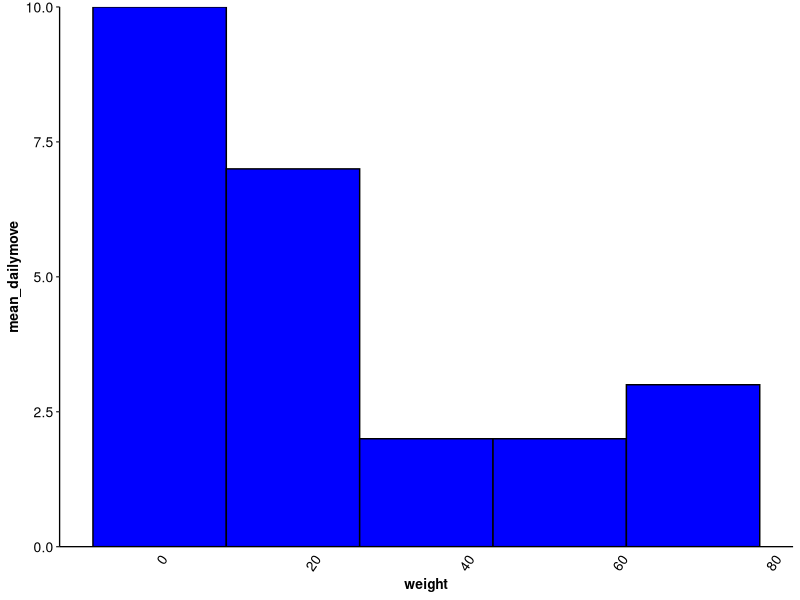
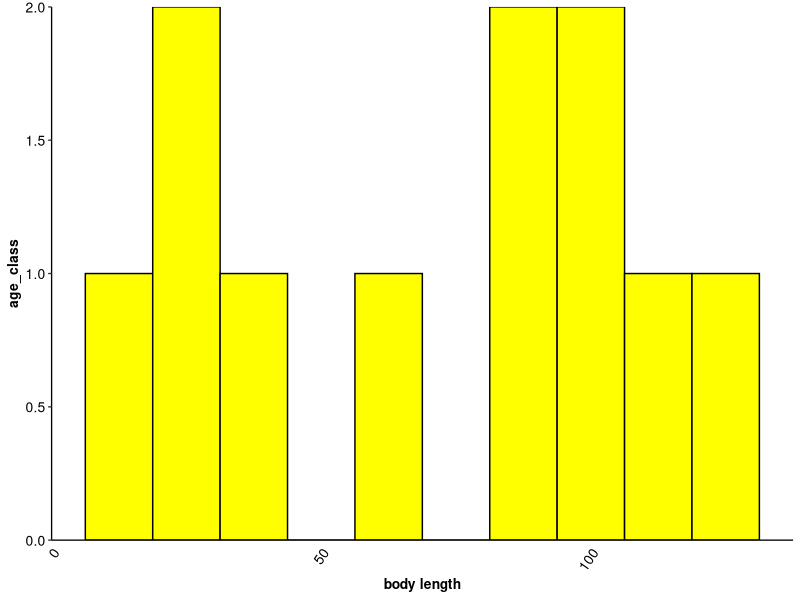
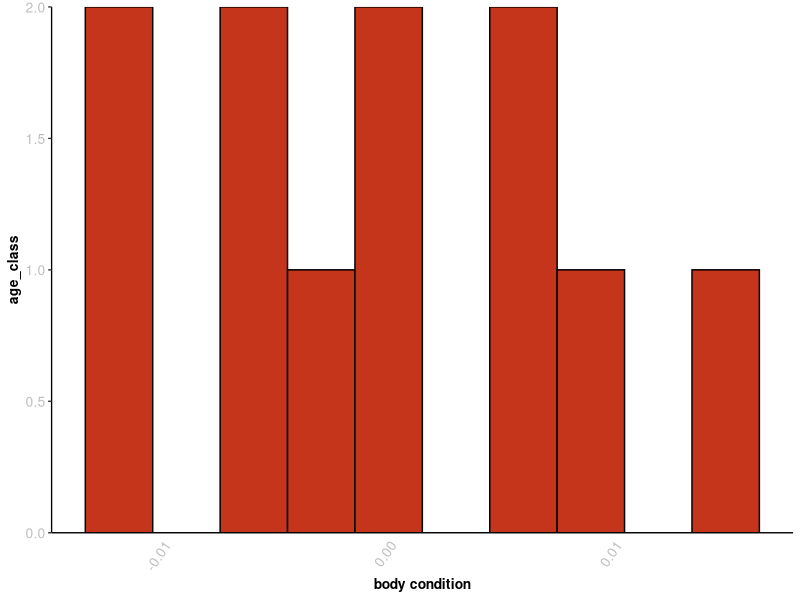
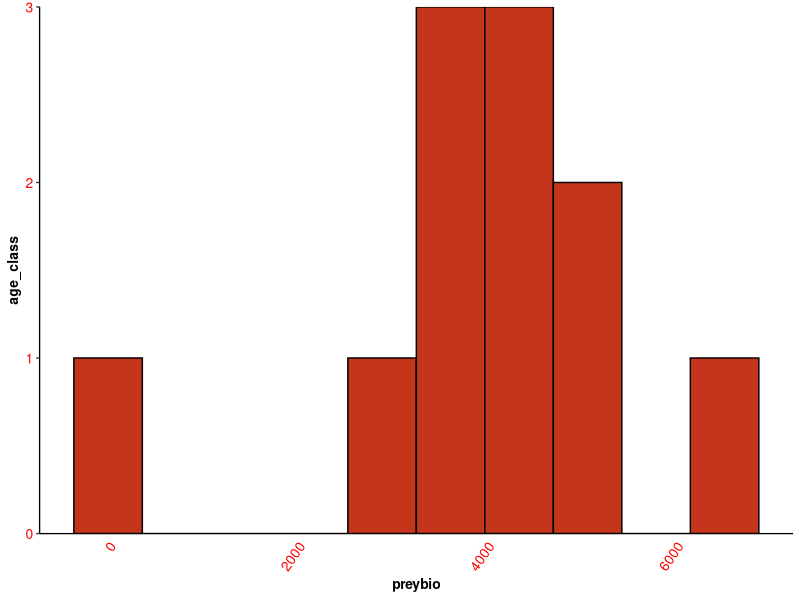
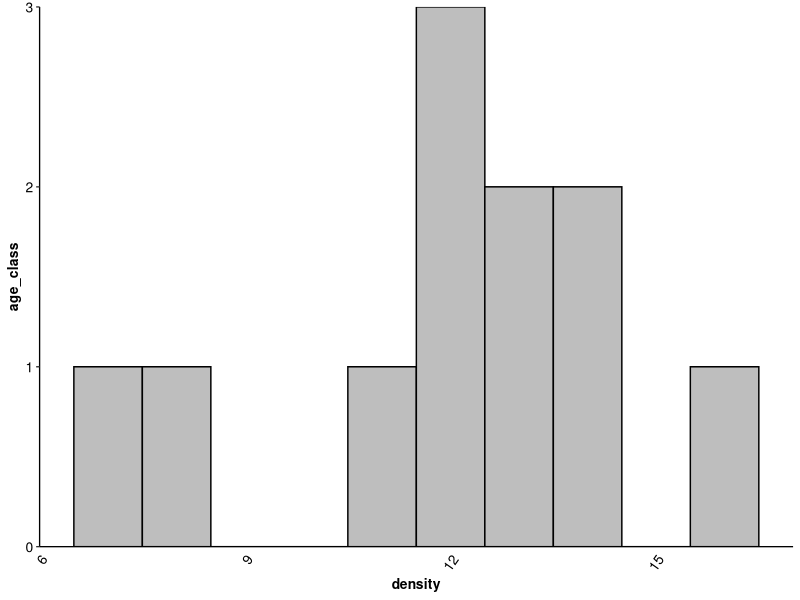
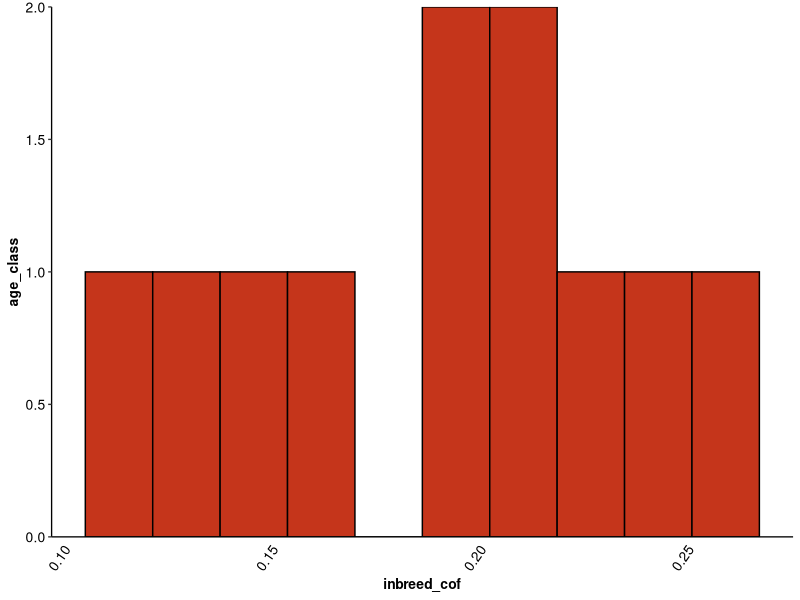
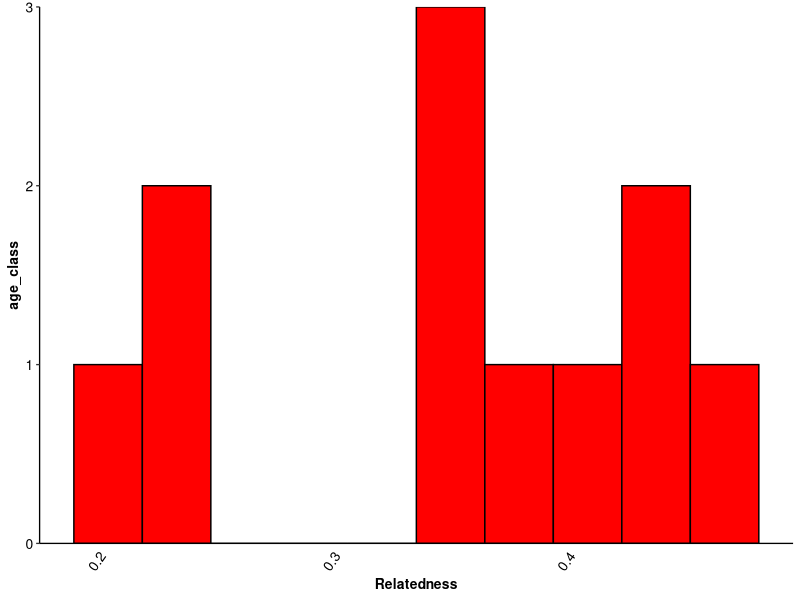
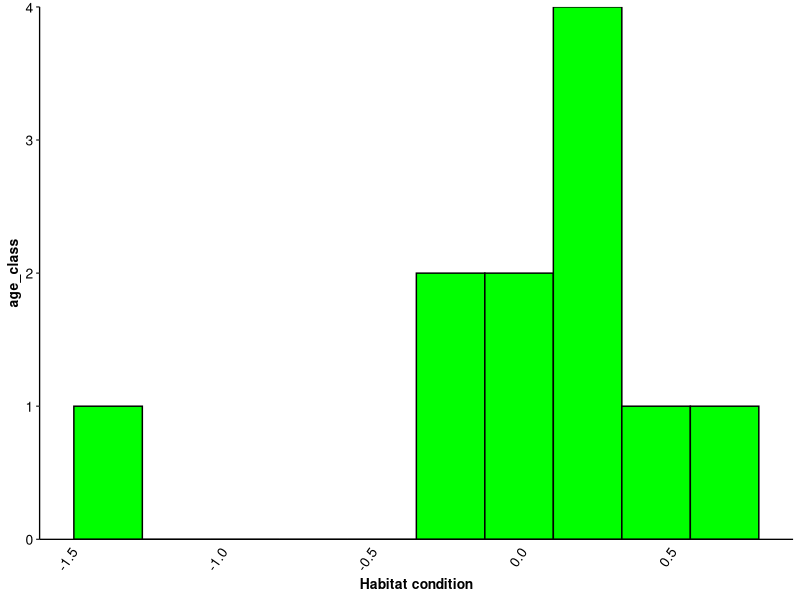

Here is the R script that generated these plots, in order:
library(tidyverse) 
library(readxl)

move <-
  readxl::read_excel(
    "Data/doi_10.5061_dryad.2n8055g__v1 (2)/Jessop_data.xlsx", 
    sheet = 1,
    range = cell_cols(1:3)
  ) %>% 
  rename(
    dragon_id = DragonID,
    weight = Weight,
    daily_move = `daily move(m)`
  ) %>% 
  print()


explore <-
  readxl::read_excel(
    "Data/doi_10.5061_dryad.2n8055g__v1 (2)/Jessop_data.xlsx", 
    sheet = 2,
    range = cell_cols(1:3)
  ) %>%
  rename(
    dragon_id = ID,
    site = `site location`,
    area_explored = explore
  ) %>%
  print()
  

markcapturedata <-
  readxl::read_excel(
    "Data/doi_10.5061_dryad.2n8055g__v1 (2)/Jessop_data.xlsx", 
    sheet = 3,
    range = cell_cols(1:10),
    na = "--"
  ) %>%
  rename(
    age_class = `Age Class`,
    weight = Weight,
    body_length = `Avrg SVL`,
    body_condition = bodcondition,
    capture_history = `Capture history`,
    density = vkdens,
    prey_biomass = preybio,
    inbreeding_cof = inbreed,
    relatedness = R,
    habitat_condition = habpc1
  ) %>%
  mutate(
    body_condition = as.numeric(body_condition)
  ) %>% 
  print()

filter(markcapturedata, is.na(body_condition))


move
explore
markcapturedata


NewMovement <- group_by (move, dragon_id)
NewMovement

Averagemove <- summarize(NewMovement, weight = mean(weight, na.rm = TRUE), 
                         mean_dailymove = mean(daily_move, na.rm = TRUE))
Averagemove

Exploratory <- group_by(explore, dragon_id)
Exploratory
Explored <- summarize(Exploratory, mean_averageexplore = mean(area_explored, na.rm = TRUE))

Komodocapturedata <- group_by(markcapturedata, age_class)
Komodocapturedata
Komododata <- summarize(Komodocapturedata, 
                        weight = mean(weight, na.rm = TRUE),
                        bodylength = mean(body_length, na.rm = TRUE),
                        health = mean(body_condition, na.rm = TRUE),
                        density = mean(density, na.rm = TRUE),
                        preybio = mean(prey_biomass, na.rm = TRUE),
                        inbreed = mean(inbreeding_cof, na.rm = TRUE),
                        R = mean(relatedness, na.rm = TRUE),
                        mean_habitat = mean(habitat_condition, na.rm = TRUE))
Komododata                        

ggplot(data = Averagemove) + 
  geom_histogram(mapping= aes(x = weight), bins = 5, fill = "blue", color = "black") +
  labs(x = "weight", y = "mean_dailymove") + 
  scale_y_continuous(limits = c(NA, NA), expand = expansion(mult = 0)) +
  theme_classic(base_size = 10) +
  theme(
    axis.title = element_text(face = "bold"),
    axis.text = element_text(color = "black", size = rel(1)),
    axis.text.x = element_text(angle = 55, hjust = 1),
    axis.ticks.x = element_blank()
  )

ggplot(data = Komododata) + 
  geom_histogram(mapping= aes(x = bodylength), bins = 10, fill = "yellow", color = "black") +
  labs(x = "body length", y = "age_class") + 
  scale_y_continuous(limits = c(NA, NA), expand = expansion(mult = 0)) +
  theme_classic(base_size = 10) +
  theme(
    axis.title = element_text(face = "bold"),
    axis.text = element_text(color = "black", size = rel(1)),
    axis.text.x = element_text(angle = 55, hjust = 1),
    axis.ticks.x = element_blank()
  )  

ggplot(data = Komododata) + 
  geom_histogram(mapping= aes(x = health), bins = 10, fill = "#C5351B", color = "black") +
  labs(x = "body condition", y = "age_class") + 
  scale_y_continuous(limits = c(NA, NA), expand = expansion(mult = 0)) +
  theme_classic(base_size = 10) +
  theme(
    axis.title = element_text(face = "bold"),
    axis.text = element_text(color = "grey", size = rel(1)),
    axis.text.x = element_text(angle = 55, hjust = 1),
    axis.ticks.x = element_blank()
  )  

ggplot(data = Komododata) + 
  geom_histogram(mapping= aes(x = preybio), bins = 10, fill = "#C5351B", color = "black") +
  labs(x = "preybio", y = "age_class") + 
  scale_y_continuous(limits = c(NA, NA), expand = expansion(mult = 0)) +
  theme_classic(base_size = 10) +
  theme(
    axis.title = element_text(face = "bold"),
    axis.text = element_text(color = "red", size = rel(1)),
    axis.text.x = element_text(angle = 55, hjust = 1),
    axis.ticks.x = element_blank()
  )  

ggplot(data = Komododata) + 
  geom_histogram(mapping= aes(x = density), bins = 10, fill = "grey", color = "black") +
  labs(x = "density", y = "age_class") + 
  scale_y_continuous(limits = c(NA, NA), expand = expansion(mult = 0)) +
  theme_classic(base_size = 10) +
  theme(
    axis.title = element_text(face = "bold"),
    axis.text = element_text(color = "black", size = rel(1)),
    axis.text.x = element_text(angle = 55, hjust = 1),
    axis.ticks.x = element_blank()
  )  

ggplot(data = Komododata) + 
  geom_histogram(mapping= aes(x = inbreed), bins = 10, fill = "#C5351B", color = "black") +
  labs(x = "inbreed_cof", y = "age_class") + 
  scale_y_continuous(limits = c(NA, NA), expand = expansion(mult = 0)) +
  theme_classic(base_size = 10) +
  theme(
    axis.title = element_text(face = "bold"),
    axis.text = element_text(color = "black", size = rel(1)),
    axis.text.x = element_text(angle = 55, hjust = 1),
    axis.ticks.x = element_blank()
  )  

ggplot(data = Komododata) + 
  geom_histogram(mapping= aes(x = R), bins = 10, fill = "red", color = "black") +
  labs(x = "Relatedness", y = "age_class") + 
  scale_y_continuous(limits = c(NA, NA), expand = expansion(mult = 0)) +
  theme_classic(base_size = 10) +
  theme(
    axis.title = element_text(face = "bold"),
    axis.text = element_text(color = "black", size = rel(1)),
    axis.text.x = element_text(angle = 55, hjust = 1),
    axis.ticks.x = element_blank()
  )  

ggplot(data = Komododata) + 
  geom_histogram(mapping= aes(x = mean_habitat), bins = 10, fill = "green", color = "black") +
  labs(x = "Habitat condition", y = "age_class") + 
  scale_y_continuous(limits = c(NA, NA), expand = expansion(mult = 0)) +
  theme_classic(base_size = 10) +
  theme(
    axis.title = element_text(face = "bold"),
    axis.text = element_text(color = "black", size = rel(1)),
    axis.text.x = element_text(angle = 55, hjust = 1),
    axis.ticks.x = element_blank()
  )

